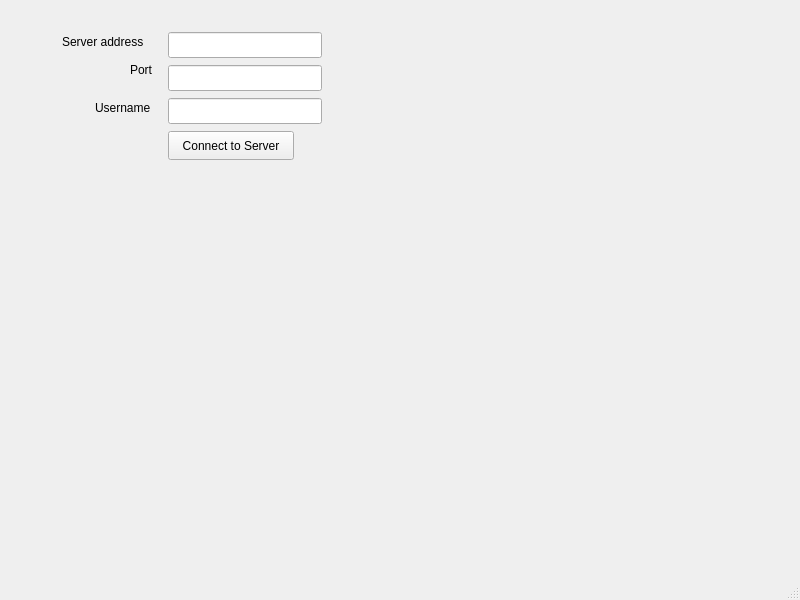
<?xml version="1.0" encoding="UTF-8"?>
<ui version="4.0">
 <class>MainWindow</class>
 <widget class="QMainWindow" name="MainWindow">
  <property name="geometry">
   <rect>
    <x>0</x>
    <y>0</y>
    <width>800</width>
    <height>600</height>
   </rect>
  </property>
  <property name="windowTitle">
   <string>MainWindow</string>
  </property>
  <widget class="QWidget" name="centralwidget">
   <widget class="QPushButton" name="connectToServerButton">
    <property name="geometry">
     <rect>
      <x>168</x>
      <y>131</y>
      <width>126</width>
      <height>29</height>
     </rect>
    </property>
    <property name="text">
     <string>Connect to Server</string>
    </property>
   </widget>
   <widget class="QLabel" name="label">
    <property name="geometry">
     <rect>
      <x>62</x>
      <y>32</y>
      <width>96</width>
      <height>20</height>
     </rect>
    </property>
    <property name="text">
     <string>Server address</string>
    </property>
   </widget>
   <widget class="QLabel" name="label_2">
    <property name="geometry">
     <rect>
      <x>130</x>
      <y>60</y>
      <width>26</width>
      <height>20</height>
     </rect>
    </property>
    <property name="text">
     <string>Port</string>
    </property>
   </widget>
   <widget class="QLineEdit" name="txtServerAddress">
    <property name="geometry">
     <rect>
      <x>168</x>
      <y>32</y>
      <width>154</width>
      <height>26</height>
     </rect>
    </property>
   </widget>
   <widget class="QLineEdit" name="txtPort">
    <property name="geometry">
     <rect>
      <x>168</x>
      <y>65</y>
      <width>154</width>
      <height>26</height>
     </rect>
    </property>
   </widget>
   <widget class="QLabel" name="label_3">
    <property name="geometry">
     <rect>
      <x>95</x>
      <y>98</y>
      <width>66</width>
      <height>20</height>
     </rect>
    </property>
    <property name="text">
     <string>Username</string>
    </property>
   </widget>
   <widget class="QLineEdit" name="txtUsername">
    <property name="geometry">
     <rect>
      <x>168</x>
      <y>98</y>
      <width>154</width>
      <height>26</height>
     </rect>
    </property>
   </widget>
  </widget>
  <widget class="QMenuBar" name="menubar">
   <property name="geometry">
    <rect>
     <x>0</x>
     <y>0</y>
     <width>800</width>
     <height>26</height>
    </rect>
   </property>
  </widget>
  <widget class="QStatusBar" name="statusbar"/>
 </widget>
 <resources/>
 <connections/>
</ui>
